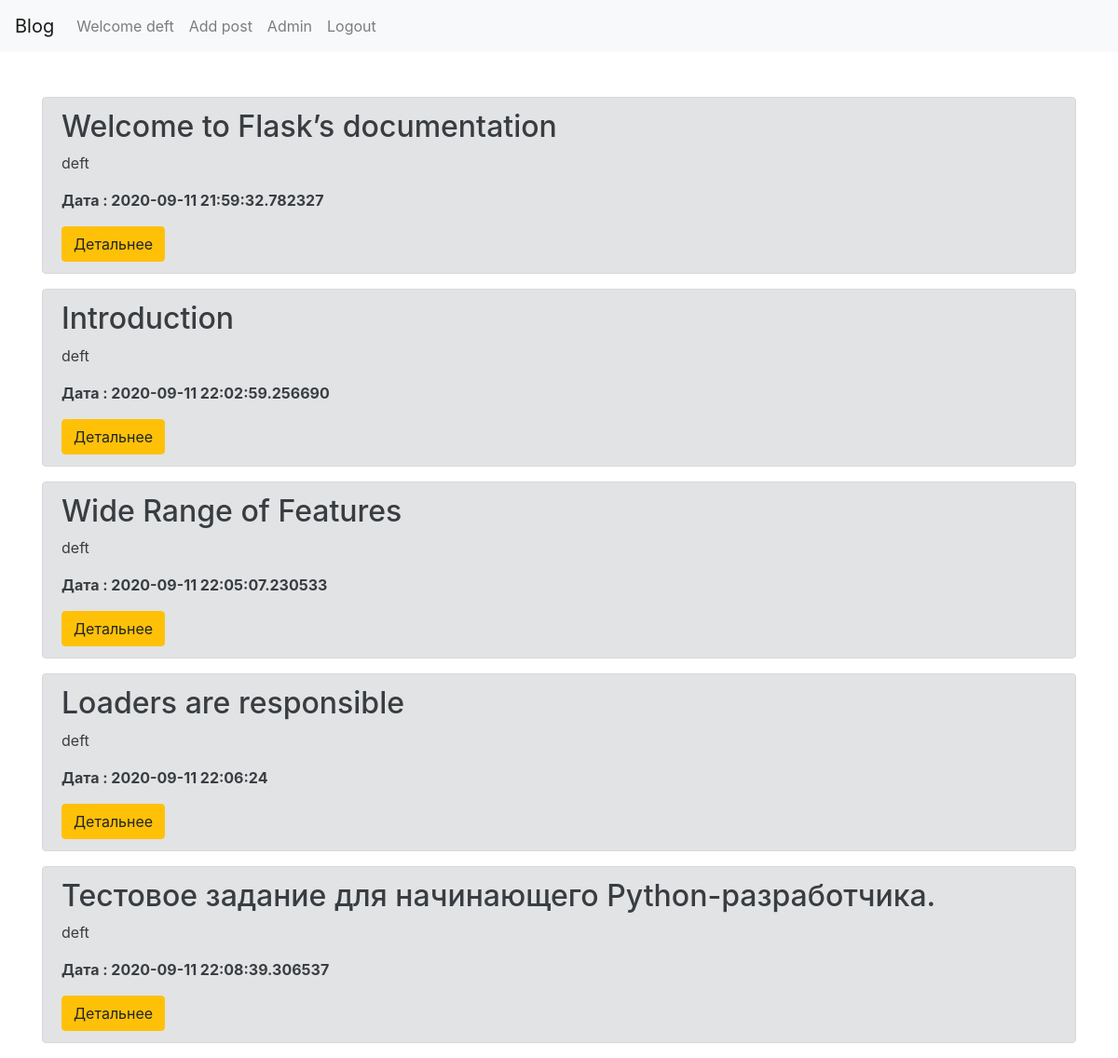
Page /post_tag/python (signed in) on the committed database.
### app.py (models this page shows, shortened)
class Users(db.Model, UserMixin):
    __tablename__ = 'Users'
    id=db.Column(db.Integer,primary_key=True)
    username=db.Column(db.String(50), nullable = False)
    email=db.Column(db.String(50), nullable = False)
    password = db.Column(db.String(250), nullable = False)
    creationData=db.Column(db.DateTime,default=datetime.now())

class Tag(db.Model):
    id=db.Column(db.Integer,primary_key=True)
    name=db.Column(db.String(100))
    postId=db.Column(db.Integer,  db.ForeignKey('article.id'))

class Article(db.Model):
    id=db.Column(db.Integer,primary_key=True)
    Authors=db.Column(db.String(50), nullable = False)
    Header=db.Column(db.String(300), nullable = False)
    content = db.Column(db.String(1500), nullable = False)
    img1=db.Column(db.String(248), nullable=True)
    creationData=db.Column(db.DateTime,default=datetime.now())
    tagi= db.relationship('Tag',backref='tags',lazy='dynamic')

### app.py (the view)
@app.route('/post_tag/<tag>', methods=['GET','POST'])
def tag(tag):
    if tag:
        articles= Tag.query.filter(Tag.name==tag).all()
        return  render_template('post_tag.html',tags=articles)
    return  render_template('post_tag.html')

### app.py (called while the page is built)
@login_manager.user_loader
def load_user(user_id):
    return Users.query.get(int(user_id))

### templates/post_tag.html (shortened to what this page needs)
        {% extends "base.html" %}
        {% block content %}
<div class="container mt-5">
    {%for tag in tags%}
    <div class="alert alert-secondary">
        <h2>{{tag.tags.Header}}</h2>
        <p>{{ tag.tags.Authors}}</p>
        <p><b>Дата : {{tag.tags.creationData}}</b></p>
        <a href="/show?id={{ tag.tags.id }}"class="btn btn-warning"> Детальнее </a>
    </div>
    {%endfor%}
{% endblock %}

### templates/base.html (shortened to what this page needs)
<!DOCTYPE html>
    <head>
      <link rel="stylesheet" href="https://stackpath.bootstrapcdn.com/bootstrap/4.5.0/css/bootstrap.min.css">
      <nav class="navbar navbar-expand-lg navbar-light bg-light">
        <a class="navbar-brand" href="{{ url_for('index') }}"> Blog</a>
        <div class="collapse navbar-collapse" id="navbarNav">
          <ul class="navbar-nav">
            {% if current_user.is_authenticated %}
            <li class="nav-item">
              <a class="nav-link" href="{{ url_for('profile') }} " > Welcome {{current_user.username}}</a>
            </li>
            <li class="nav-item">
              <a class="nav-link" href="{{ url_for('add') }}" > Add post</a>
            </li>
            <li class="nav-item">
              <a class="nav-link" href="\admin"  >Admin</a>
            </li>
            <li class="nav-item">
              <a class="nav-link" href="{{ url_for('logout') }}"> Logout</a>
            </li>
              {% endif %}
          </ul>
        </div>
      </nav>
      </head>
      <body>
        {%block content%} {%endblock%}
      </body>
</html>

### rows in the picture
Users: username "deft"
Tag: tags.Header "Welcome to Flask’s documentation", tags.Authors "deft", tags.creationData "2020-09-11 21:59:32.782327"
Tag: tags.Header "Introduction", tags.Authors "deft", tags.creationData "2020-09-11 22:02:59.256690"
Tag: tags.Header "Wide Range of Features", tags.Authors "deft", tags.creationData "2020-09-11 22:05:07.230533"
Tag: tags.Header "Loaders are responsible", tags.Authors "deft", tags.creationData "2020-09-11 22:06:24"
Tag: tags.Header "Тестовое задание для начинающего Python-разработчика.", tags.Authors "deft", tags.creationData "2020-09-11 22:08:39.306537"
